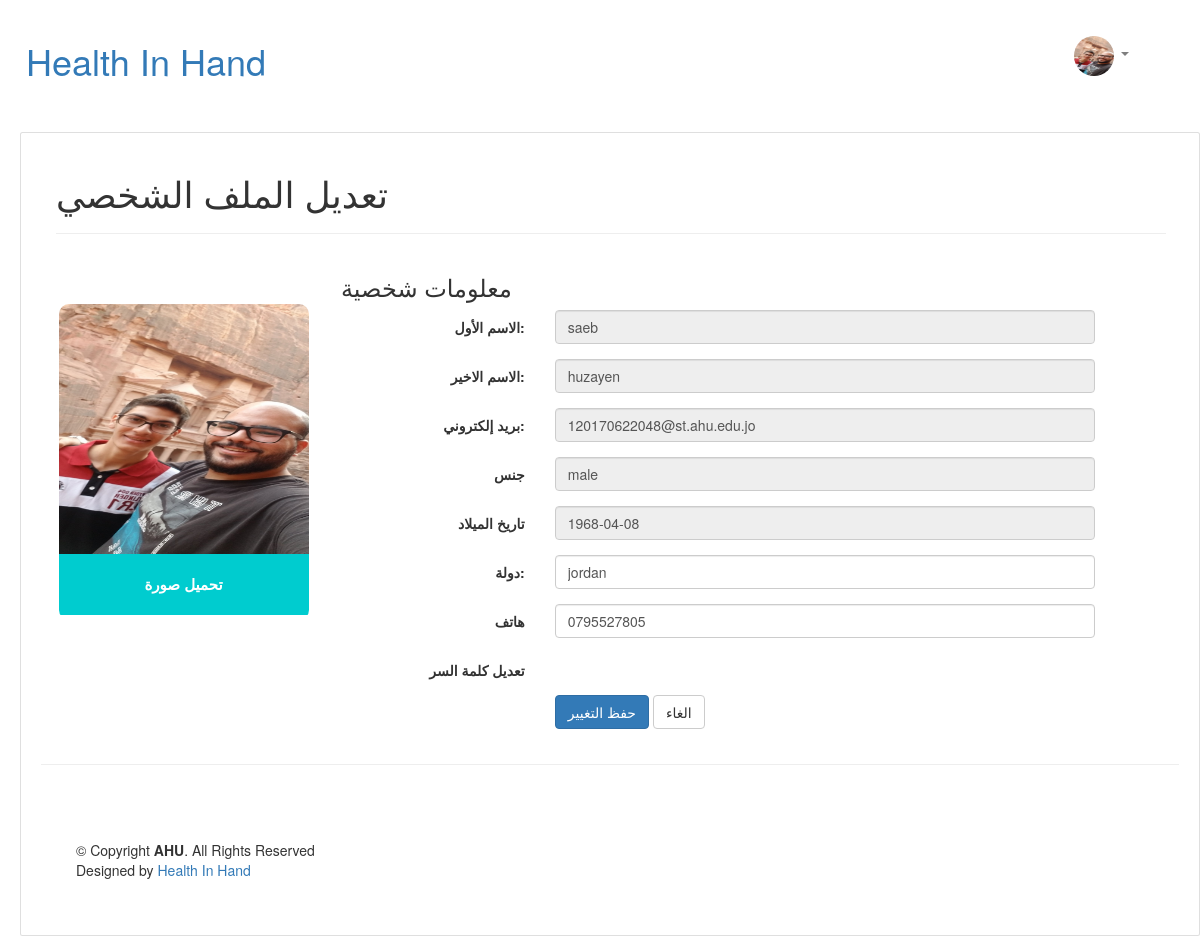
/editProfile.php (signed in), run on the app's committed database.
### tables this page shows
CREATE TABLE `user` (
  `id` int(11) NOT NULL,
  `first_name` varchar(255) DEFAULT NULL,
  `last_name` varchar(255) DEFAULT NULL,
  `country` varchar(255) DEFAULT NULL,
  `phone` int(20) DEFAULT NULL,
  `gender` varchar(255) DEFAULT NULL,
  `email` varchar(255) DEFAULT NULL,
  `password` varchar(255) DEFAULT NULL,
  `verified` int(5) DEFAULT 0,
  `vkey` varchar(255) DEFAULT NULL,
  `img` varchar(255) DEFAULT 'img/user/user.jpg',
  `bio` varchar(500) DEFAULT NULL,
  `birth` date DEFAULT NULL
);

### languages/editProfile_ar.php (called while the page is built)
<?php
	$lang = array(
         "login" => "تسجيل الدخول",
        "question" => "سؤال",
        "profile" => "الملف الشخصي",
        "editProfile" => "تعديل الملف الشخصي",
        "dashboard" => "لوحة التحكم",
        "logout" => "تسجيل الخروج",
        "search" => "بحث",
        "editProfile" => "تعديل الملف الشخصي",
        "info" => "معلومات شخصية",
        "email" => "بريد إلكتروني",
        "major" => "رائد",
        "phone" => "هاتف",
        "scoutDoctor" => "دكتور كشافة",
        "country" => "دولة",
        "gender" => "جنس",
        "birth" => "تاريخ الميلاد",
        "firstName" => "الاسم الأول",
        "lastName" => "الاسم الاخير",
        "licenseNumber" => "رقم الرخصة",
        "licenseImg" => "صورة الرخصة",
        "nameClinic" => "اسم العيادة الطبية",
        "addressClinic" => "عنوان العيادة الطبية",
        "sTime" => "وقت فتح العيادة",
        "eTime" => "وقت إغلاق العيادة",
        "lat" => "خط العرض للعيادة",
        "lng" => "خط الطول للعيادة",
        "bio" => "السيرة الذاتية",
        "cancel" => "الغاء",
        "save" => "حفظ التغيير",
        "password" => "كلمة السر",
        "confirmPassword" => "تأكيد كلمة السر",
        "changePassword" => "تعديل كلمة السر",
        "uploadPhoto" => "تحميل صورة",
	);

### editProfile.php (the view, shortened to what this page needs)
<?php
include "php/connect.php";
if (isset($_SESSION['email'])) {
  $person = $_SESSION['person'];
  $stmt = $con->prepare("select * from $person where email  = ?");
  $stmt->execute([$_SESSION['email']]);
  $row = $stmt->fetch();
} else {
  header('location:index.php');
}
?>
<!DOCTYPE html>
<html>
<head>
  <link rel="stylesheet" href="https://maxcdn.bootstrapcdn.com/bootstrap/4.0.0/css/bootstrap.min.css">
  <link rel="stylesheet" href="style/style6.css">
  <link rel="stylesheet" href="https://cdnjs.cloudflare.com/ajax/libs/font-awesome/4.7.0/css/font-awesome.min.css">
  <link rel="stylesheet" href="//netdna.bootstrapcdn.com/bootstrap/3.0.3/css/bootstrap.min.css" />
</head>
<body>
  <nav class="navbar navbar-expand navbar-light bg-white topbar mb-4 static-top shadow">
    <h1 class="logo mr-auto">
      <a style='text-decoration: none;' href="index.php">Health In Hand</a>
    </h1>
    <ul class="navbar-nav ml-auto">
      <form style="margin-right: 40px;" method="POST" class="form-inline my-2 my-lg-0">
        <?php if (isset($_SESSION['email'])) { ?>
          <ul class="navbar-nav">
            <li class="nav-item dropdown">
              <a class="nav-link dropdown-toggle" href="#" id="navbarDropdownMenuLink" role="button" data-toggle="dropdown" aria-haspopup="true" aria-expanded="false">
                <img src="<?php echo $row['img'] ?>" width="40" height="40" class="rounded-circle">
              </a>
            </li>
          </ul>
        <?php } else { ?>
          <a href="login.php" class="btn btn-outline-secondary" style='margin-left:10px'><?php echo $lang['login'] ?></a>
        <?php } ?>
      </form>
    </ul>
  </nav>
  <div class="row">
    <div class="rightcolumn">
      <div class="card">
        <form id='update' method="POST" class="form-horizontal" enctype="multipart/form-data">
          <div class="container">
            <h1><?php echo $lang['editProfile'] ?></h1>
            <hr>
            <div class="row">
              <div class="col-md-3">
                <div class="profile-photo-div" id="profile-photo-div">
                  <div class="profile-img-div" id="profile-img-div">
                    <div id="loader"></div><img id="profile-img" src="<?php echo $row['img'] ?>" />
                  </div>
                  <div class="profile-buttons-div">
                    <div class="profile-img-input" id="profile-img-input">
                      <label class="button" id="change-photo-label" for="change-photo"><?php echo $lang['uploadPhoto'] ?></label>
                    </div>
                  </div>
                </div>
              </div>
              <div class="col-md-9 personal-info">
                <h3><?php echo $lang['info'] ?></h3>
                <div class="form-group">
                  <label class="col-lg-3 control-label"><?php echo $lang['firstName'] ?>:</label>
                  <div class="col-lg-8">
                    <input name="fname" class="form-control" id="fname" type="text" value='<?php echo $row['first_name'] ?>' disabled>
                  </div>
                </div>
                <div class="form-group">
                  <label class="col-lg-3 control-label"><?php echo $lang['lastName'] ?>:</label>
                  <div class="col-lg-8">
                    <input name="lname" class="form-control" id="laname" type="text" value='<?php echo $row['last_name'] ?>' disabled>
                  </div>
                </div>
                <div class="form-group">
                  <label class="col-lg-3 control-label"><?php echo $lang['email'] ?>:</label>
                  <div class="col-lg-8">
                    <input name="email" class="form-control" id="email" type="text" value='<?php echo $row['email'] ?>' disabled>
                  </div>
                </div>
                <div class="form-group">
                  <label class="col-lg-3 control-label"><?php echo $lang['gender'] ?></label>
                  <div class="col-lg-8">
                    <input name="gender" class="form-control" id="gender" type="text" value='<?php echo $row['gender'] ?>' disabled>
                  </div>
                </div>
                <div class="form-group">
                  <label class="col-lg-3 control-label"><?php echo $lang['birth'] ?></label>
                  <div class="col-lg-8">
                    <input class="form-control" type="text" value='<?php echo $row['birth'] ?>' disabled>
                  </div>
                </div>
                <div class="form-group">
                  <label class="col-lg-3 control-label"><?php echo $lang['country'] ?>:</label>
                  <div class="col-lg-8">
                    <input name="country" class="form-control" id="country" type="text" value='<?php echo $row['country'] ?>'>
                  </div>
                </div>
                <div class="form-group">
                  <label class="col-lg-3 control-label"><?php echo $lang['phone'] ?></label>
                  <div class="col-lg-8">
                    <input name="phone" class="form-control" id="phone" type="text" value='<?php echo '0'.$row['phone'] ?>' pattern="(077|078|079)[0-9]{7}" <?php if($_SESSION['person'] == 'doctor') echo 'required' ?> >
                  </div>
                </div>
                <div class="form-group">
                  <label style='cursor:pointer' id='show1' onclick="HideShow()" class="col-md-3 control-label"><?php echo $lang['changePassword'] ?></label>
                </div>
                <div class="form-group">
                  <label class="col-md-3 control-label"></label>
                  <div class="col-md-8">
                    <input id='save' name='submit' type="submit" class="btn btn-primary" value="<?php echo $lang['save'] ?>">
                    <a class="btn btn-default" href='<?php echo $person ?>Profile.php'><?php echo $lang['cancel'] ?></a>
                  </div>
                </div>
        </form>
      </div>
    </div>
  </div>
  <hr>
  <div class="footer">
    <footer id="footer">
      <div class="container d-md-flex py-4">
        <div class="mr-md-auto text-center text-md-left">
          <div class="copyright">
            &copy; Copyright <strong><span>AHU</span></strong>. All Rights Reserved
          </div>
          <div class="credits">
            Designed by <a href="#">Health In Hand</a>
          </div>
        </div>
      </div>
    </footer>
  </div>
</body>
</html>

### style/style6.css (style rules this page uses)
* { box-sizing: border-box; }
body { font-family: Arial; padding: 15px; background: #f1f1f1; }
.rightcolumn { float: left; width: 100%; padding-left: 20px; }
.card { background-color: white; padding: 20px; margin-top: 20px; }
.row:after { content: ""; display: table; clear: both; }
.profile-photo-div { position: relative; margin: 50px auto 10px auto; width: 250px; height: auto; overflow: hidden; border-radius: 10px; -webkit-transition: ease 0.3s; -o-transition: ease 0.3s; transition: ease 0.3s; }
.profile-img-div { display: block; position: relative; overflow: hidden; }
#profile-img { position: absolute; display: block; width: 100%; height: 100%; top: 0; left: 0; }
.profile-buttons-div { position: relative; display: block; }
.button { position: relative; display: block; font-family: helvetica, sans-serif; font-size: 15px; padding: 20px; text-align: center; color: white; background-color: #00cccf; cursor: pointer; -webkit-transition: 0.5s; -o-transition: 0.5s; transition: 0.5s; overflow: hidden; -webkit-font-smoothing: antialiased; -moz-osx-font-smoothing: grayscale; }
.button:after { content: ""; position: absolute; top: 50%; left: 50%; -webkit-transform: translate(-50%, -50%); -ms-transform: translate(-50%, -50%); transform: translate(-50%, -50%); width: 10px; height: 10px; background-color: rgba(255, 255, 255, 0.4); border-radius: 50%; opacity: 0; -webkit-transition: 0.9s; -o-transition: 0.9s; transition: 0.9s; }
.footer { padding: 20px; text-align: center; background:white; margin-top: 20px; }
nav { padding: 0px; }

### data on the page
user: img (picture), fname "saeb", lname "huzayen", email "120170622048@st.ahu.edu.jo", gender "male", birth "1968-04-08", country "jordan", phone "0795527805"

### other printed values
$lang['editProfile'] "تعديل الملف الشخصي"
$lang['uploadPhoto'] "تحميل صورة"
$lang['info'] "معلومات شخصية"
$lang['firstName'] "الاسم الأول"
$lang['lastName'] "الاسم الاخير"
$lang['email'] "بريد إلكتروني"
$lang['gender'] "جنس"
$lang['birth'] "تاريخ الميلاد"
$lang['country'] "دولة"
$lang['phone'] "هاتف"
$lang['changePassword'] "تعديل كلمة السر"
$lang['cancel'] "الغاء"
